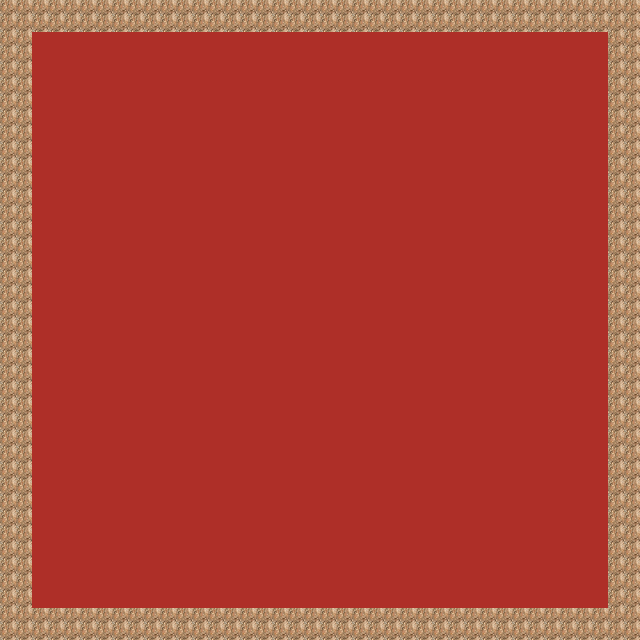

This game map was drawn from its Tiled (.tmx) file and the tilesets committed beside it. A one-line description and the trimmed map source follow:
An orthogonal 40x40 tile map with 16x16 px tiles, 2 tile layers (background, graphics), 2 tilesets and 8 objects (4x border, Gate, Entry, zombie1, powerUpHealth).

<map version="1.2" tiledversion="2018.11.14" orientation="orthogonal" renderorder="right-down" width="40" height="40" tilewidth="16" tileheight="16" infinite="0" nextlayerid="11" nextobjectid="42">
 <tileset firstgid="1" source="tileset_gutter.tsx" />
 <tileset firstgid="925" source="block.tsx" />
 <layer id="1" name="background" width="40" height="40">
  <data>[1600 cells, 1600 non-empty, 1 distinct tile ids]</data>
 </layer>
 <layer id="3" name="graphics" width="40" height="40">
  <data>[1600 cells, 304 non-empty, 1 distinct tile ids]</data>
 </layer>
 <objectgroup id="8" name="Gates">
  <object id="40" name="gate2" type="Gate" x="237" y="38" width="98" height="46">
   <properties>
    <property name="Destination" value="STAGE1" />
    <property name="EntryID" type="int" value="1" />
   </properties>
  </object>
 </objectgroup>
 <objectgroup id="9" name="Entries">
  <object id="41" name="entry2" type="Entry" x="377" y="78">
   <properties>
    <property name="EntryID" type="int" value="2" />
   </properties>
   <point />
  </object>
 </objectgroup>
 <objectgroup id="4" name="Obstacles">
  <object id="10" name="border" x="0" y="0" width="640" height="32" />
  <object id="11" name="border" x="608" y="32" width="32" height="576" />
  <object id="12" name="border" x="0" y="32" width="32" height="576" />
  <object id="13" name="border" x="0" y="608" width="640" height="32" />
 </objectgroup>
 <objectgroup id="7" name="Objects">
  <object id="26" name="zombie1" x="131" y="441">
   <point />
  </object>
  <object id="30" name="powerUpHealth" x="398" y="363">
   <point />
  </object>
 </objectgroup>
 <objectgroup id="10" name="Lights" />
</map>
